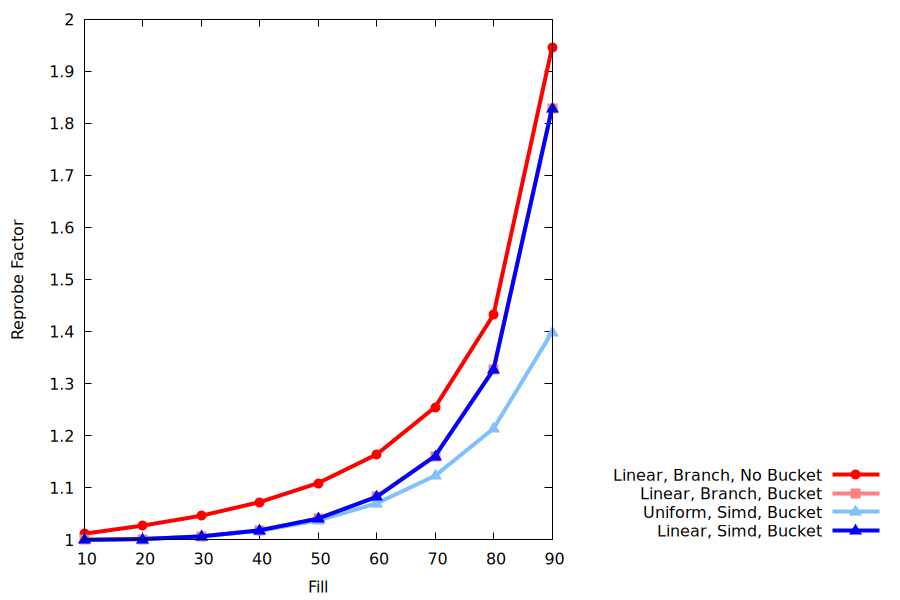

Source code (gnuplot):
# to run: gnuplot plot.gnuplot

set terminal pngcairo size 900,600 enhanced font 'Arial,12'

# Labels
set xlabel "Fill"
set ylabel "Reprobe Factor"

# Legend (key) outside bottom right
set key outside bottom right
set datafile separator ","

# Line styles
set style line 1 lc rgb "#FF0000" lw 4 pt 7      # red
set style line 2 lc rgb "#FF8080" lw 4 pt 5      # light red (pinkish)
set style line 3 lc rgb "#0000FF" lw 4 pt 9      # blue
set style line 4 lc rgb "#80C0FF" lw 4 pt 9      # light blue



# Plot CSV files
set output "plot.png"

plot "branched_no_bucket_linear_reprobes.csv" using 1:2 with linespoints ls 1 title "Linear, Branch, No Bucket", \
     "branched_bucket_linear_reprobes.csv"    using 1:2 with linespoints ls 2 title "Linear, Branch, Bucket", \
     "simd_bucket_uniform_reprobes.csv"       using 1:2 with linespoints ls 4 title "Uniform, Simd, Bucket", \
     "simd_bucket_linear_reprobes.csv"        using 1:2 with linespoints ls 3 title "Linear, Simd, Bucket"

set output "plot1.png"
set ylabel "MOPS"

plot "branched_no_bucket_linear_reprobes.csv" using 1:3 with linespoints ls 1 title "Linear, Branch, No Bucket", \
     "branched_bucket_linear_reprobes.csv"    using 1:3 with linespoints ls 2 title "Linear, Branch, Bucket", \
     "simd_bucket_uniform_reprobes.csv"       using 1:3 with linespoints ls 4 title "Uniform, Simd, Bucket", \
     "simd_bucket_linear_reprobes.csv"        using 1:3 with linespoints ls 3 title "Linear, Simd, Bucket"

